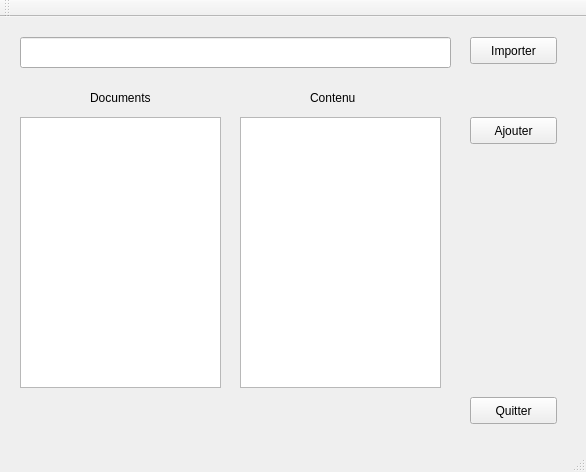
<?xml version="1.0" encoding="UTF-8"?>
<ui version="4.0">
 <class>MainWindow</class>
 <widget class="QMainWindow" name="MainWindow">
  <property name="geometry">
   <rect>
    <x>0</x>
    <y>0</y>
    <width>586</width>
    <height>472</height>
   </rect>
  </property>
  <property name="windowTitle">
   <string>MainWindow</string>
  </property>
  <widget class="QWidget" name="centralWidget">
   <widget class="QPushButton" name="pushButton_import">
    <property name="geometry">
     <rect>
      <x>470</x>
      <y>20</y>
      <width>87</width>
      <height>27</height>
     </rect>
    </property>
    <property name="text">
     <string>Importer</string>
    </property>
   </widget>
   <widget class="QLineEdit" name="pathEdit">
    <property name="geometry">
     <rect>
      <x>20</x>
      <y>20</y>
      <width>431</width>
      <height>31</height>
     </rect>
    </property>
   </widget>
   <widget class="QListWidget" name="listWidget_doc">
    <property name="geometry">
     <rect>
      <x>20</x>
      <y>100</y>
      <width>201</width>
      <height>271</height>
     </rect>
    </property>
   </widget>
   <widget class="QPushButton" name="pushButton_ajout">
    <property name="geometry">
     <rect>
      <x>470</x>
      <y>100</y>
      <width>87</width>
      <height>27</height>
     </rect>
    </property>
    <property name="text">
     <string>Ajouter</string>
    </property>
   </widget>
   <widget class="QListWidget" name="listWidget_contenu">
    <property name="geometry">
     <rect>
      <x>240</x>
      <y>100</y>
      <width>201</width>
      <height>271</height>
     </rect>
    </property>
   </widget>
   <widget class="QLabel" name="label">
    <property name="geometry">
     <rect>
      <x>90</x>
      <y>70</y>
      <width>71</width>
      <height>21</height>
     </rect>
    </property>
    <property name="text">
     <string>Documents</string>
    </property>
   </widget>
   <widget class="QLabel" name="label_2">
    <property name="geometry">
     <rect>
      <x>310</x>
      <y>70</y>
      <width>71</width>
      <height>21</height>
     </rect>
    </property>
    <property name="text">
     <string>Contenu</string>
    </property>
   </widget>
   <widget class="QPushButton" name="pushButton_quit">
    <property name="geometry">
     <rect>
      <x>470</x>
      <y>380</y>
      <width>87</width>
      <height>27</height>
     </rect>
    </property>
    <property name="text">
     <string>Quitter</string>
    </property>
   </widget>
  </widget>
  <widget class="QMenuBar" name="menuBar">
   <property name="geometry">
    <rect>
     <x>0</x>
     <y>0</y>
     <width>586</width>
     <height>25</height>
    </rect>
   </property>
  </widget>
  <widget class="QToolBar" name="mainToolBar">
   <attribute name="toolBarArea">
    <enum>TopToolBarArea</enum>
   </attribute>
   <attribute name="toolBarBreak">
    <bool>false</bool>
   </attribute>
  </widget>
  <widget class="QStatusBar" name="statusBar"/>
 </widget>
 <layoutdefault spacing="6" margin="11"/>
 <resources/>
 <connections/>
</ui>
